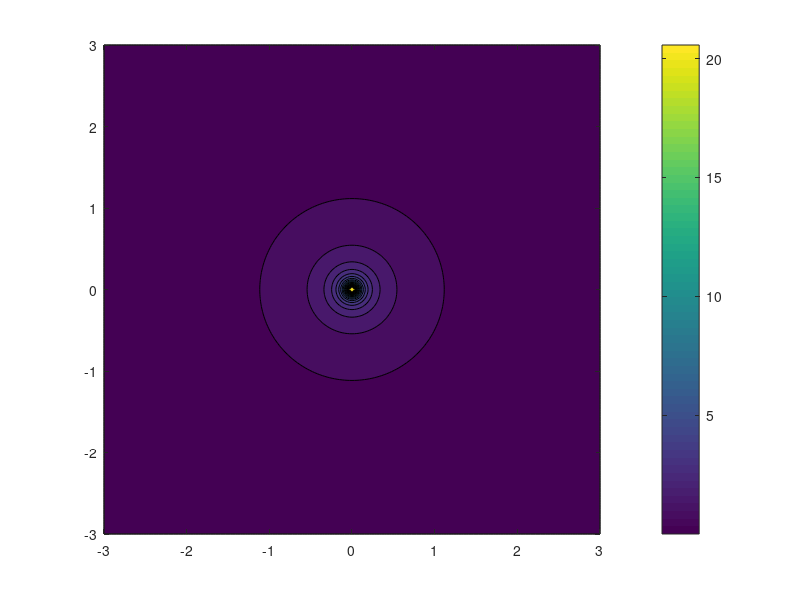
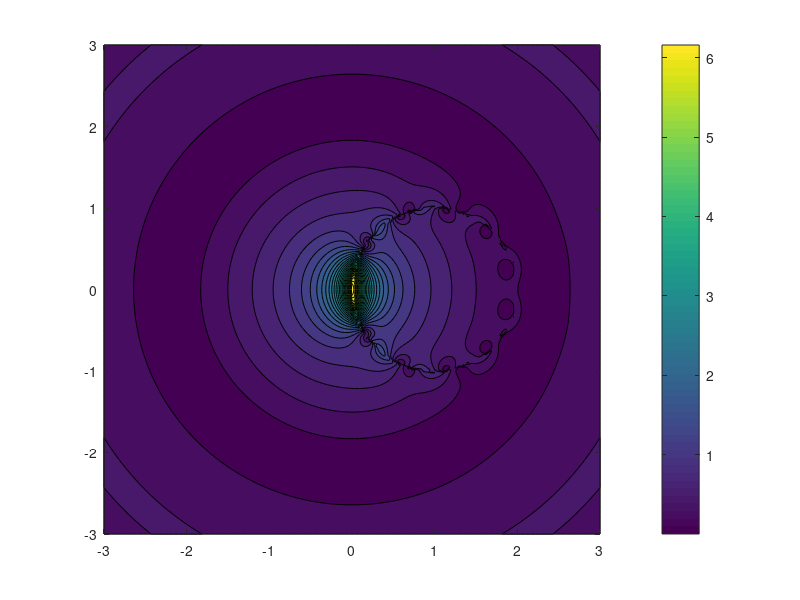

MATLAB code to generate these figures, in order:
%%%%%%%%%%%%%%%%%%

% Graf addition theorem

%%%%%%%%%%%%%%%%%%

x=(-1:.01:1)*3;
[X,Y]=meshgrid(x,x);

r1=sqrt(X.^2+Y.^2);
th1=atan2(Y,X);
%reference frame 1 - r1, th1

r0=1;
th0=0;
%displacement between reference frames - r0, th0

r2=sqrt((X-r0).^2+Y.^2);
th2=atan2(Y,X-r0);
%reference frame 2 - r2, th2

n=1;

% lhs=besselj(n,r1).*exp(1i*n*th1);
lhs=bessely(n,r1).*exp(1i*n*th1);
figure, contourf(X,Y,abs(lhs),30), colorbar

rhs=0;
rhs_in=0;
rhs_out=0;
mm=10;
for m=(-mm:1:mm)
%     rhs=rhs+besselj(m+n,r0).*besselj(m,r2).*exp(1i*m*(pi-th2+th0)).*exp(1i*n*th0);
    rhs_in=rhs_in+conj(bessely(m+n,r0).*besselj(m,r2).*exp(1i*m*(pi-th2+th0))).*exp(1i*n*th0); %only works for r2<r0 for non-besselj
    rhs_out=rhs_out+besselj(m+n,r0).*bessely(m,r2).*exp(1i*m*(pi-th2+th0)).*exp(1i*n*th0); %only works for r2>0 for other bessel functions
end

% for non besselj merge inner and outer regions
rhs_out(r2.^2<r0)=-rhs_in(r2.^2<r0);

% figure, contourf(X,Y,abs(rhs),30), colorbar
figure, contourf(X,Y,abs(rhs_out),30), colorbar


